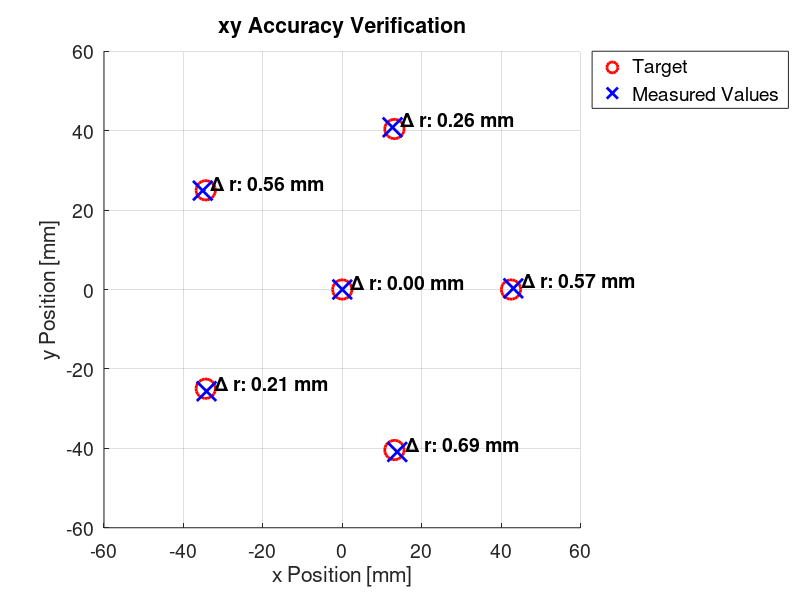

Recreate this plot in MATLAB. (Note: this script raises an error after producing the figure.)
%% Z messung ausserhalb der homepos ebene.

%kinematik command: homepos - 10

%gemessen mit lineal: homepos - 9

%gemessen mit cam gemitttelt über ca. 10 werte:
%homepos - 9.1907


%kinematik command: homepos + 10

%gemessen mit lineal: homepos + 9.5

%gemessen mit cam gemitttelt über ca. 10 werte:
%homepos + 9,6873


% gemessen homepos + 200
%gemessen: 194.795

%% X/Y Validation
clear; clc; close all;

% 1. Raw Data (Camera Measurements)
% Index 1 = Center, Indices 2-6 = Outer holes
x_raw = [-0.163, 21.120, -29.205, -39.291, 4.928, 42.192];
y_raw = [0.534, 37.975, 31.918, -17.445, -41.876, -7.922];

% Step A: Centering (Correcting Camera Offset)
x_centered = x_raw - x_raw(1);
y_centered = y_raw - y_raw(1);

% 2. Rotation of Measurements (Internal Compensation)
rot_angle = -60; 
theta_rot = deg2rad(rot_angle);
x_rot = x_centered * cos(theta_rot) - y_centered * sin(theta_rot);
y_rot = x_centered * sin(theta_rot) + y_centered * cos(theta_rot);

% 3. Automated Sorting & Target Definition
R_target_val = 42.5; 
target_angles = 0:72:288;
x_meas_outer = x_rot(2:end);
y_meas_outer = y_rot(2:end);

% Sort measured points by angle to match target sequence (0, 72, 144...)
meas_angles = atan2d(y_meas_outer, x_meas_outer);
meas_angles(meas_angles < -10) = meas_angles(meas_angles < -10) + 360; 
[~, sortIdx] = sort(meas_angles);
x_meas = [0, x_meas_outer(sortIdx)];
y_meas = [0, y_meas_outer(sortIdx)];

% Final Target Coordinates
x_target = [0, R_target_val * cosd(target_angles)];
y_target = [0, R_target_val * sind(target_angles)];

% 4. Error Calculation
dx = x_meas - x_target;
dy = y_meas - y_target;
dr = sqrt(x_meas.^2 + y_meas.^2) - sqrt(x_target.^2 + y_target.^2);

% Statistics
mae_x = mean(abs(dx));
mae_y = mean(abs(dy));
mae_r = mean(abs(dr));
max_r = max(abs(dr));

% 5. Visualization
fig = figure('Color', 'w', 'Name', 'xy Accuracy Evaluation', 'Position', [100, 100, 900, 700]);
hold on; grid on; axis equal;

% Set axes to +/- 60
xlim([-60 60]);
ylim([-60 60]);

plot(x_target, y_target, 'ro', 'MarkerSize', 14, 'LineWidth', 2, 'DisplayName', 'Target');
plot(x_meas, y_meas, 'bx', 'MarkerSize', 14, 'LineWidth', 2, 'DisplayName', 'Measured Values');

for i = 1:length(x_target)
    plot([x_target(i) x_meas(i)], [y_target(i) y_meas(i)], 'k:', 'HandleVisibility', 'off');
% Label individual points with Radial Error (using \Delta R for clarity)
text(x_meas(i)+2, y_meas(i)+2, sprintf('\\Delta r: %.2f mm', dr(i)), 'FontSize', 14, 'FontWeight', 'bold');
end

% Titel und Achsenbeschriftungen mit angepassten Schriftgrößen
%title('xy Accuracy Verification', 'FontSize', 22, 'FontWeight', 'bold');
xlabel('x Position [mm]', 'FontSize', 14); 
ylabel('y Position [mm]', 'FontSize', 14);

% Titel erstellen und direkt die Schriftgröße erzwingen
t = title('xy Accuracy Verification', 'FontSize', 18, 'FontWeight', 'bold');

% Falls MATLAB den Titel trotzdem ignoriert, erzwingen wir es hier direkt am Objekt:
%set(t, 'FontSize', 22, 'FontWeight', 'bold');

% Achsenticker vergrößern (Zahlen an den Achsen)
set(gca, 'FontSize', 14);

%title('xy Accuracy Verification');
%xlabel('x Position [mm]'); ylabel('y Position [mm]');
legend('Location', 'northeastoutside','FontSize', 14);

% 6. Detailed Table and Final Statistics Output
fprintf('\n%-8s | %-10s | %-10s | %-10s | %-10s | %-10s\n', 'Hole', 'Target X', 'Target Y', 'Error X', 'Error Y', 'Error R');
fprintf('-------------------------------------------------------------------------------------\n');
for i = 1:6
    fprintf('%-8d | %-10.1f | %-10.1f | %-10.3f | %-10.3f | %-10.3f\n', ...
        i-1, x_target(i), y_target(i), dx(i), dy(i), dr(i));
end
fprintf('-------------------------------------------------------------------------------------\n\n');

fprintf('FINAL STATISTICS\n');
fprintf('--------------------------------------------------\n');
fprintf('Mean Absolute Error X:  %.3f mm\n', mae_x);
fprintf('Mean Absolute Error Y:  %.3f mm\n', mae_y);
fprintf('Mean Absolute Error R:  %.3f mm\n', mae_r);
fprintf('Max Radial Error:       %.3f mm\n', max_r);
fprintf('--------------------------------------------------\n');




%% Doku Z messungen in der ebene

% --- Daten Vorbereitung ---

% Trial 2 (ohne kompensation 2 reduced)
x2 = [3.6221, -19.4477, 56.5499, 73.7225, 11.2144, -43.1425, -54.3039]';
y2 = [-3.2906, 57.7403, 34.9489, -17.6987, -79.2081, -46.1557, 25.0975]';
z2 = [184.8447, 185.9018, 185.0350, 184.7212, 183.9213, 184.2384, 185.5562]';

% Trial 3 (ohne kompensation 3)
x3 = [6.0853, -28.2335, 62.0862, 82.2225, 16.3139, -46.6503, -59.1126]';
y3 = [-10.0162, 59.2962, 38.6626, -31.3372, -72.4401, -28.4441, 9.6994]';
z3 = [184.1044, 185.2273, 184.5774, 183.6637, 183.9374, 185.0489, 185.6723]';

% Gemeinsame Achsenlimits bestimmen für bessere Vergleichbarkeit
all_x = [x2; x3]; all_y = [y2; y3]; all_z = [z2; z3];
x_lims = [min(all_x)-5, max(all_x)+5];
y_lims = [min(all_y)-5, max(all_y)+5];
z_lims = [min(all_z)-0.2, max(all_z)+0.2];
c_lims = [min(all_z), max(all_z)]; % Einheitliche Farbskala

% --- Plotting ---

fig = figure('Name', 'Comparison of Measurement Trials', 'Color', 'w');
% 'TileSpacing','compact' spart Breite/Höhe zwischen den Plots
tlo = tiledlayout(1, 2, 'TileSpacing', 'compact', 'Padding', 'compact');

% Loop für beide Trials
for i = 1:2
    nexttile;
    if i == 1
        curr_x = x2; curr_y = y2; curr_z = z2;
        t_title = 'Measurement Trial 2';
    else
        curr_x = x3; curr_y = y3; curr_z = z3;
        t_title = 'Measurement Trial 3';
    end
    
    % Mesh generieren
    [X, Y] = meshgrid(linspace(x_lims(1), x_lims(2), 1000), ...
                      linspace(y_lims(1), y_lims(2), 1000));
    Z = griddata(curr_x, curr_y, curr_z, X, Y, 'natural');
    
    % Oberfläche plotten
    surf(X, Y, Z, 'EdgeColor', 'none'); 
    hold on;
    scatter3(curr_x, curr_y, curr_z, 30, 'k', 'filled', 'MarkerEdgeColor', 'w');
    
    % Formatierung
    title(t_title);
    xlabel('X (mm)'); ylabel('Y (mm)'); zlabel('Z (mm)');
    view(3); grid on; axis tight;
    
    % Achsen und Farbe synchronisieren
    xlim(x_lims); ylim(y_lims); zlim(z_lims);
    clim(c_lims); 
    colormap turbo;
end

% Gemeinsame Colorbar rechts
cb = colorbar;
cb.Layout.Tile = 'east';
cb.Label.String = 'Z-Deviation (mm)';


%% doku z messungen in ebene genullt
% --- Daten Vorbereitung ---
% Trial 2 (ohne kompensation 2 reduced)
x2 = [3.6221, -19.4477, 56.5499, 73.7225, 11.2144, -43.1425, -54.3039]';
y2 = [-3.2906, 57.7403, 34.9489, -17.6987, -79.2081, -46.1557, 25.0975]';
z2 = [184.8447, 185.9018, 185.0350, 184.7212, 183.9213, 184.2384, 185.5562]';

% Trial 3 (ohne kompensation 3)
x3 = [6.0853, -28.2335, 62.0862, 82.2225, 16.3139, -46.6503, -59.1126]';
y3 = [-10.0162, 59.2962, 38.6626, -31.3372, -72.4401, -28.4441, 9.6994]';
z3 = [184.1044, 185.2273, 184.5774, 183.6637, 183.9374, 185.0489, 185.6723]';

% --- Z "nullen" (Globaler Median) ---
global_median = median([z2; z3]); % Median über alle Messpunkte berechnen

z2 = z2 - global_median; % Median von Trial 2 abziehen
z3 = z3 - global_median; % Median von Trial 3 abziehen

% Gemeinsame Achsenlimits bestimmen für bessere Vergleichbarkeit
all_x = [x2; x3]; all_y = [y2; y3]; all_z = [z2; z3];
x_lims = [min(all_x)-5, max(all_x)+5];
y_lims = [min(all_y)-5, max(all_y)+5];
z_lims = [min(all_z)-0.2, max(all_z)+0.2];
c_lims = [min(all_z), max(all_z)]; % Einheitliche Farbskala

% --- Plotting ---

fig = figure('Name', 'Comparison of Measurement Trials', 'Color', 'w');
% 'TileSpacing','compact' spart Breite/Höhe zwischen den Plots
tlo = tiledlayout(1, 2, 'TileSpacing', 'compact', 'Padding', 'compact');

% Loop für beide Trials
for i = 1:2
    nexttile;
    if i == 1
        curr_x = x2; curr_y = y2; curr_z = z2;
        t_title = '3D Map of Z-Deviation Measurement 1';
    else
        curr_x = x3; curr_y = y3; curr_z = z3;
        t_title = '3D Map of Z-Deviation Measurement 2';
    end
    
    % Mesh generieren
    [X, Y] = meshgrid(linspace(x_lims(1), x_lims(2), 1000), ...
                      linspace(y_lims(1), y_lims(2), 1000));
    Z = griddata(curr_x, curr_y, curr_z, X, Y, 'natural');
    
    % Oberfläche plotten
    surf(X, Y, Z, 'EdgeColor', 'none'); 
    hold on;
    scatter3(curr_x, curr_y, curr_z, 30, 'k', 'filled', 'MarkerEdgeColor', 'w');
    
    % Formatierung
    title(t_title);
    xlabel('X (mm)'); ylabel('Y (mm)'); zlabel('Z (mm)');
    view(3); grid on; axis tight;
    
    % Achsen und Farbe synchronisieren
    xlim(x_lims); ylim(y_lims); zlim(z_lims);
    clim(c_lims); 
    colormap turbo;
end

% Gemeinsame Colorbar rechts
cb = colorbar;
cb.Layout.Tile = 'east';
cb.Label.String = 'Z-Deviation (mm)';


%%
clear; clc; close all;

% --- 1. DATENVORBEREITUNG ---
% Measurement 1 (Trainingsdaten / Fit-Daten)
x1 = [3.6221, -19.4477, 56.5499, 73.7225, 11.2144, -43.1425, -54.3039]';
y1 = [-3.2906, 57.7403, 34.9489, -17.6987, -79.2081, -46.1557, 25.0975]';
z1 = [184.8447, 185.9018, 185.0350, 184.7212, 183.9213, 184.2384, 185.5562]';

% Measurement 2 (Validierungsdaten / Testdaten)
x2 = [6.0853, -28.2335, 62.0862, 82.2225, 16.3139, -46.6503, -59.1126]';
y2 = [-10.0162, 59.2962, 38.6626, -31.3372, -72.4401, -28.4441, 9.6994]';
z2 = [184.1044, 185.2273, 184.5774, 183.6637, 183.9374, 185.0489, 185.6723]';

% --- 2. MODELL-BERECHNUNG (Lineare Ebene fitten mit Meas 1) ---
% Design-Matrix aufbauen: z = c0 + c1*x + c2*y
A_fit = [ones(length(x1), 1), x1, y1];

% Koeffizienten über kleinste Quadrate berechnen
coeffs = A_fit \ z1;
c0 = coeffs(1); 
c1 = coeffs(2); 
c2 = coeffs(3);

fprintf('--- BERECHNETES MODELL ---\n');
fprintf('z = %.4f + %.4f*x + %.4f*y\n\n', c0, c1, c2);

% --- 3. PLOT A: DAS PROBLEM & DAS MODELL (Measurement 1) ---
% Gitter für die Visualisierung der Ausgleichsebene erstellen
aufloesung = 100;
x_grid_lims = [min(x1)-10, max(x1)+10];
y_grid_lims = [min(y1)-10, max(y1)+10];
[X_grid, Y_grid] = meshgrid(linspace(x_grid_lims(1), x_grid_lims(2), aufloesung), ...
                            linspace(y_grid_lims(1), y_grid_lims(2), aufloesung));

% Z-Werte der glatten Modell-Ebene berechnen
Z_modell_ebene = c0 + c1.*X_grid + c2.*Y_grid;

figA = figure('Name', 'Plot A: Measurement 1 + Modell', 'Color', 'w', 'Position', [100, 100, 800, 600]);
% Die berechnete Ausgleichsebene (halbtransparent)
surf(X_grid, Y_grid, Z_modell_ebene, 'EdgeColor', 'none', 'FaceAlpha', 0.6);
colormap turbo; colorbar; hold on;

% Die tatsächlichen, unkorrigierten Messpunkte aus Measurement 1
scatter3(x1, y1, z1, 60, 'k', 'filled', 'MarkerEdgeColor', 'w');

% Formatierung
title('Linear Compensation Plane Fitted to Measurement 1', 'FontSize', 14);
xlabel('X Position (mm)', 'FontSize', 12); 
ylabel('Y Position (mm)', 'FontSize', 12); 
zlabel('Z Coordinate (mm)', 'FontSize', 12);
legend('Fitted Compensation Plane', 'Uncorrected Raw Data', 'Location', 'northeast');
view(-45, 20); % Optimaler Winkel, um die Schräglage zu sehen
grid on; axis tight;

% --- 4. KOMPENSATION ANWENDEN (Auf Null zentriert / Peak-to-Peak) ---
% 1. VORHER: Nur die konstante Referenzhöhe abziehen (Tilt bleibt sichtbar)
z2_vorher_zeroed = z2 - c0;

% 2. NACHHER: Das komplette schiefe Modell abziehen (Messebene wird flach)
z2_modell = c0 + c1.*x2 + c2.*y2;
z2_korrigiert_zeroed = z2 - z2_modell;

% --- STATISTIK: Spannweite (Peak-to-Peak) berechnen ---
% Hier vergleichen wir ehrlich "Tal zu Berg" für VORHER und NACHHER
max_err_vorher_ptp = max(z2_vorher_zeroed) - min(z2_vorher_zeroed);
max_err_nachher_ptp = max(z2_korrigiert_zeroed) - min(z2_korrigiert_zeroed);

fprintf('--- VALIDIERUNG MEASUREMENT 2 (Peak-to-Peak) ---\n');
fprintf('Totale Spannweite VORHER:  %.2f mm\n', max_err_vorher_ptp);
fprintf('Totale Spannweite NACHHER: %.2f mm\n', max_err_nachher_ptp);

% --- 5. PLOT B: DIE VALIDIERUNG (Z-Deviation um 0 mm) ---
% Einheitliche Limits um den Nullpunkt
z_lims = [min([z2_vorher_zeroed; z2_korrigiert_zeroed])-0.2, ...
          max([z2_vorher_zeroed; z2_korrigiert_zeroed])+0.2];
c_lims = [min([z2_vorher_zeroed; z2_korrigiert_zeroed]), ...
          max([z2_vorher_zeroed; z2_korrigiert_zeroed])];

figB = figure('Name', 'Plot B: Validierung Measurement 2 (Zeroed)', 'Color', 'w', 'Position', [150, 150, 1000, 500]);
tlo = tiledlayout(1, 2, 'TileSpacing', 'compact', 'Padding', 'compact');

% SUBPLOT 1: VORHER (Genullt, aber noch schief)
nexttile;
Z_vorher_mesh = griddata(x2, y2, z2_vorher_zeroed, X_grid, Y_grid, 'natural');
surf(X_grid, Y_grid, Z_vorher_mesh, 'EdgeColor', 'none'); hold on;
scatter3(x2, y2, z2_vorher_zeroed, 40, 'k', 'filled', 'MarkerEdgeColor', 'w');

title('Measurement 2: Uncorrected Deviation', 'FontSize', 12);
xlabel('X (mm)'); ylabel('Y (mm)'); zlabel('Z Deviation (mm)');
view(-45, 20); grid on; axis tight;
zlim(z_lims); clim(c_lims); colormap turbo;

% SUBPLOT 2: NACHHER (Genullt und flach)
nexttile;
Z_nachher_mesh = griddata(x2, y2, z2_korrigiert_zeroed, X_grid, Y_grid, 'natural');
surf(X_grid, Y_grid, Z_nachher_mesh, 'EdgeColor', 'none'); hold on;
scatter3(x2, y2, z2_korrigiert_zeroed, 40, 'k', 'filled', 'MarkerEdgeColor', 'w');

title('Measurement 2: Compensated Deviation', 'FontSize', 12);
xlabel('X (mm)'); ylabel('Y (mm)'); zlabel('Z Deviation (mm)');
view(-45, 20); grid on; axis tight;
zlim(z_lims); clim(c_lims); colormap turbo;

% Gemeinsame Colorbar
cb = colorbar;
cb.Layout.Tile = 'east';
cb.Label.String = 'Z Deviation (mm)';
cb.Label.FontSize = 12;

%% mit linkpro p (gleiche settings für linken und rechten plot)
% --- 5. PLOT B: DIE VALIDIERUNG (Z-Deviation um 0 mm) ---
% Einheitliche Limits um den Nullpunkt
z_lims = [min([z2_vorher_zeroed; z2_korrigiert_zeroed])-0.2, ...
          max([z2_vorher_zeroed; z2_korrigiert_zeroed])+0.2];
c_lims = [min([z2_vorher_zeroed; z2_korrigiert_zeroed]), ...
          max([z2_vorher_zeroed; z2_korrigiert_zeroed])];

figB = figure('Name', 'Plot B: Validierung Measurement 2 (Zeroed)', 'Color', 'w', 'Position', [150, 150, 1000, 500]);
tlo = tiledlayout(1, 2, 'TileSpacing', 'compact', 'Padding', 'compact');

% SUBPLOT 1: VORHER (Genullt, aber noch schief)
ax1 = nexttile; % <-- WICHTIG: Handle in 'ax1' speichern
Z_vorher_mesh = griddata(x2, y2, z2_vorher_zeroed, X_grid, Y_grid, 'natural');
surf(X_grid, Y_grid, Z_vorher_mesh, 'EdgeColor', 'none'); hold on;
scatter3(x2, y2, z2_vorher_zeroed, 40, 'k', 'filled', 'MarkerEdgeColor', 'w');
title('Measurement 2: Uncorrected Deviation', 'FontSize', 12);
xlabel('X (mm)'); ylabel('Y (mm)'); zlabel('Z Deviation (mm)');
view(-45, 20); grid on; axis tight;
zlim(z_lims); clim(c_lims); colormap turbo;

% SUBPLOT 2: NACHHER (Genullt und flach)
ax2 = nexttile; % <-- WICHTIG: Handle in 'ax2' speichern
Z_nachher_mesh = griddata(x2, y2, z2_korrigiert_zeroed, X_grid, Y_grid, 'natural');
surf(X_grid, Y_grid, Z_nachher_mesh, 'EdgeColor', 'none'); hold on;
scatter3(x2, y2, z2_korrigiert_zeroed, 40, 'k', 'filled', 'MarkerEdgeColor', 'w');
title('Measurement 2: Compensated Deviation', 'FontSize', 12);
xlabel('X (mm)'); ylabel('Y (mm)'); zlabel('Z Deviation (mm)');
view(-45, 20); grid on; axis tight;
zlim(z_lims); clim(c_lims); colormap turbo;

% Gemeinsame Colorbar
cb = colorbar;
cb.Layout.Tile = 'east';
cb.Label.String = 'Z Deviation (mm)';
cb.Label.FontSize = 12;

% --- NEU: SYNCHRONISATION DER ROTATION ---
% Verknüpft die View-Eigenschaft beider Achsen
hLink = linkprop([ax1, ax2], 'View');

% WICHTIG: Das Verknüpfungsobjekt (hLink) darf nicht gelöscht werden.
% Am sichersten ist es, dieses Objekt an die Figure anzuhängen.
setappdata(figB, 'RotationLink', hLink);
